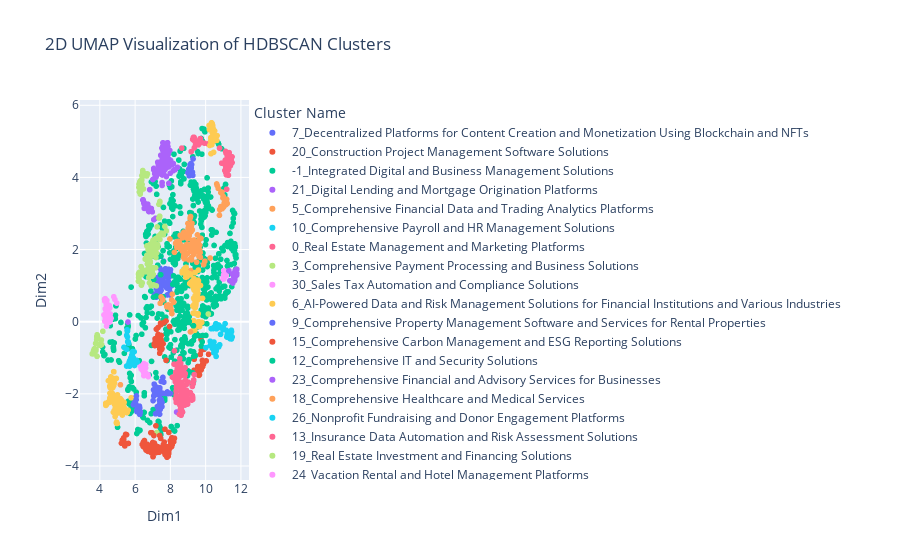
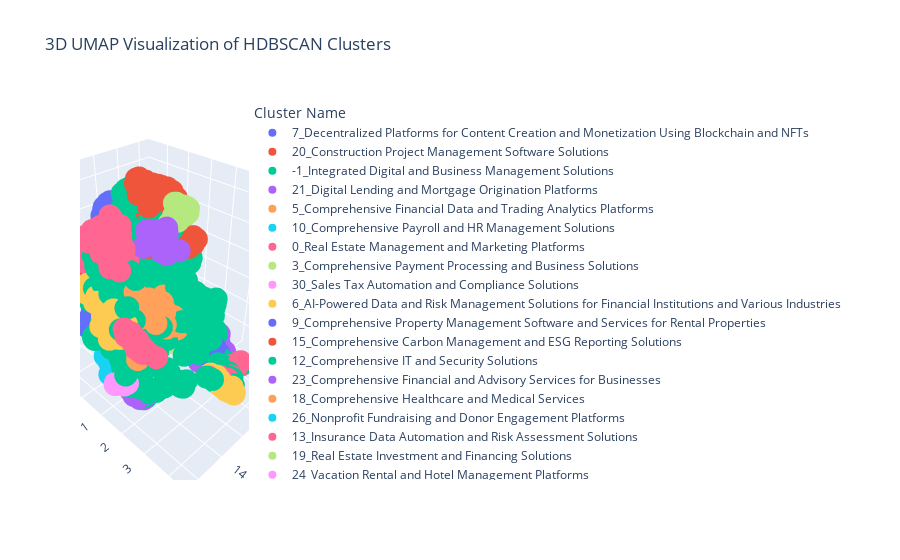

The notebook cell these images were saved under, in order:
### Code cell
# 2D Visualization
fig_2d = px.scatter(df_2d, x='Dim1', y='Dim2', color='Cluster', hover_data=['Product Name'],
                    title="2D UMAP Visualization of HDBSCAN Clusters",
                    labels={"Cluster": "Cluster Name"})

fig_2d.show()

# 3D Visualization
fig_3d = px.scatter_3d(df_3d, x='Dim1', y='Dim2', z='Dim3', color='Cluster', hover_data=['Product Name'],
                       title="3D UMAP Visualization of HDBSCAN Clusters",
                       labels={"Cluster": "Cluster Name"})
fig_3d.show()
